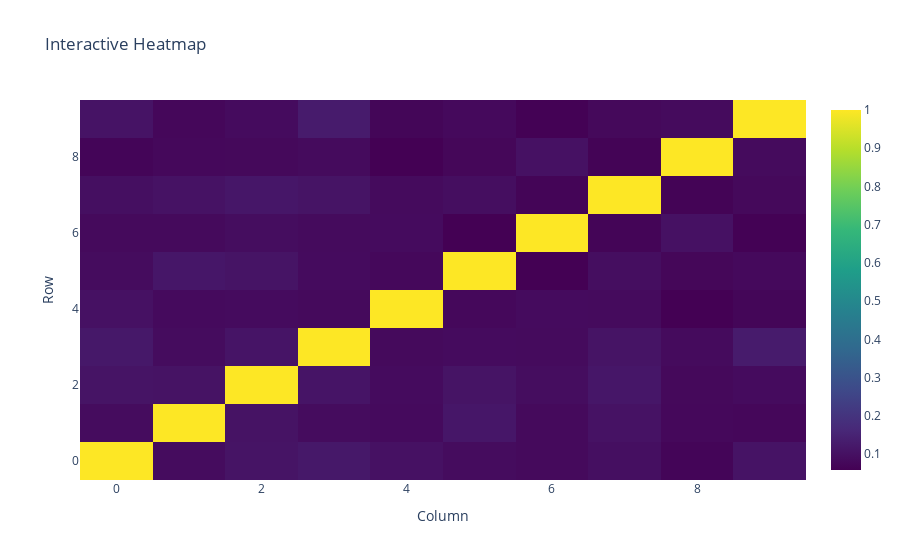

Notebook code cell kept with this figure:
### Markdown cell above
##### Interactive heatmap

### Code cell
fig = go.Figure(data=go.Heatmap(
    z=matrix,
    colorscale='Viridis',
    hovertemplate='Row: %{y}<br>Col: %{x}<br>Value: %{z:.3f}<extra></extra>'
))

fig.update_layout(
    title='Interactive Heatmap',
    xaxis_title='Column',
    yaxis_title='Row'
)
fig.show()

### Figure 1 — Plotly figure (JSON) as saved in the notebook; plotly's stock layout.template omitted (floating-point values rounded to 4 significant figures)
{"data": [{"colorscale": [[0, "#440154"], [0.1111, "#482878"], [0.2222, "#3e4989"], [0.3333, "#31688e"], [0.4444, "#26828e"], [0.5556, "#1f9e89"], [0.6667, "#35b779"], [0.7778, "#6ece58"], [0.8889, "#b5de2b"], [1, "#fde725"]], "hovertemplate": "Row: %{y}<br>Col: %{x}<br>Value: %{z:.3f}<extra></extra>", "type": "heatmap", "z": [[1.0, 0.087, 0.108, 0.12, 0.102, 0.088, 0.081, 0.096, 0.069, 0.107], [0.087, 1.0, 0.105, 0.088, 0.083, 0.115, 0.082, 0.104, 0.078, 0.075], [0.108, 0.105, 1.0, 0.11, 0.086, 0.108, 0.09, 0.115, 0.079, 0.086], [0.12, 0.088, 0.11, 1.0, 0.081, 0.086, 0.084, 0.108, 0.085, 0.128], [0.102, 0.083, 0.086, 0.081, 1.0, 0.078, 0.086, 0.085, 0.058, 0.071], [0.088, 0.115, 0.108, 0.086, 0.078, 1.0, 0.059, 0.094, 0.073, 0.08], [0.081, 0.082, 0.09, 0.084, 0.086, 0.059, 1.0, 0.068, 0.101, 0.062], [0.096, 0.104, 0.115, 0.108, 0.085, 0.094, 0.068, 1.0, 0.065, 0.079], [0.069, 0.078, 0.079, 0.085, 0.058, 0.073, 0.101, 0.065, 1.0, 0.084], [0.107, 0.075, 0.086, 0.128, 0.071, 0.08, 0.062, 0.079, 0.084, 1.0]]}], "layout": {"title": {"text": "Interactive Heatmap"}, "xaxis": {"title": {"text": "Column"}}, "yaxis": {"title": {"text": "Row"}}}}
